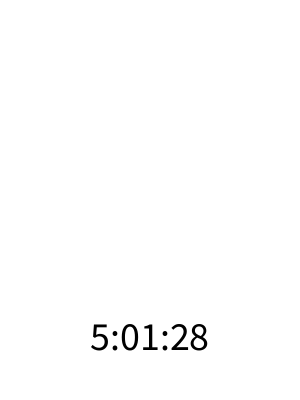
Frame 1 (no input)
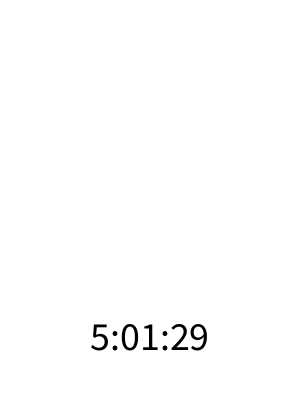
Frame 60 (the mouse pressed at the canvas centre just before this capture)
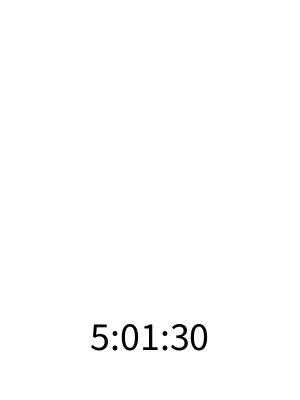
Frame 120 (the mouse held since frame 60 and released just before this capture)

The Processing sketch that drew these frames (run headless with seeded random() and noise(); from frame 60 on, the mouse is pressed at the canvas centre):

// Processing sketch: processing_16870
// ── processing_16870.pde

Bingo bi;//オブジェクトを宣言

int bingo[][] = new int[5][5];

void setup() {
  bi = new Bingo(50, 50);//オブジェクトを生成（構築）
  size(300, 400);
  colorMode(HSB, 100);
  background(100);
  textAlign(CENTER);

  smooth();
  //frameRate(1);
}

void draw() {
  fill(0);
  textSize(20);
  bi.getTime();
  bi.display();
  //下部
  fill(100);
  noStroke();
  rect(0, 260, 300, 400); //背景
  int s = second();
  int m = minute();
  int h = hour();
  String t = h + ":" + nf(m, 2) + ":" + nf(s, 2);
  fill(0);
  textSize(40);
  text (t, 150, 350);//時計
}      


//Bingoクラスを定義
class Bingo extends Clock {
  //属性を定義
  int x, y; // x座標, y座標

  //コンストラクタを定義
  Bingo(int _x, int _y) {
    x = _x;
    y = _y;
  }

  void getTime() {
    super.getTime();
  }

  //表示するメソッドを定義
  void display() {
    //キーを押すとビンゴの数字が表示される
    if (keyPressed == true) {
      //背景
      fill(100);
      noStroke();
      rect(25, 25, 240, 240);
      //数字
      //配列にランダムな数字を入れる
      for(int j = 0; j < 5 ; j++) {
        for(int i = 0; i < 5 ; i++) {
          bingo[j][i]=int(random(59));
        }
      }
      //上で入れた数字を５×５で表示
      for(int i = 0; i < 5; i++) {
        for(int j = 0; j < 5; j++) {
          fill(2);
          text (bingo[i][j], bi.x+i*bi.x, bi.y+j*bi.y);
        }
      }
    }

    //マウスをクリックすると時間と同じ数字が塗りつぶされる
    if (mousePressed == true) {
      fill(0);
      for(int i = 0; i < 5 ; i++) {
        for(int j = 0; j < 5 ; j++) {
          if (bingo[i][j] == h || bingo[i][j] == m || bingo[i][j] == s) {
            ellipse(bi.x+i*bi.x,  bi.y-8+j*bi.y, 30, 30);
          }
        }
      }
    }

    //println(bingo[j][i]);
    //println(h + ":" + m + ":" + s);
  }
}

class Clock {
  int h, m, s;
  Clock() {
  }

  void getTime() {
    h = hour();
    m = minute();
    s = second();
  }
}
